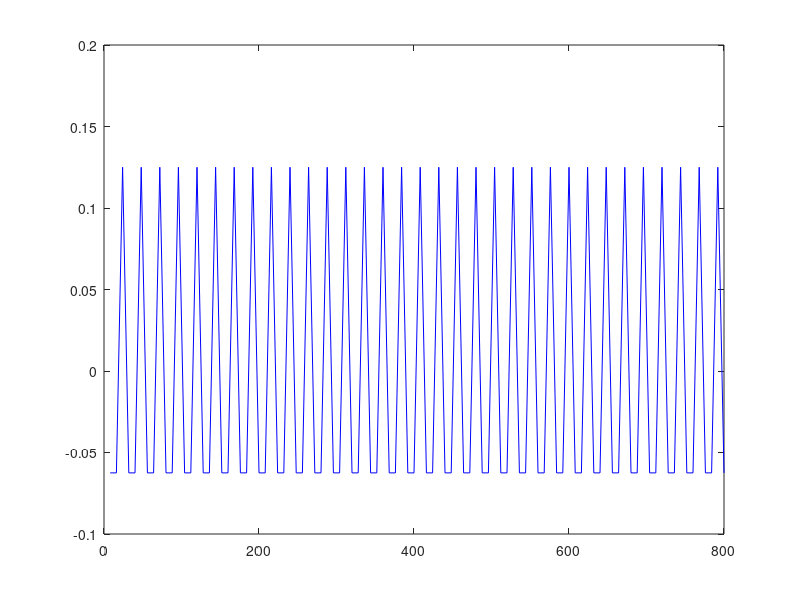

MATLAB code to generate this figure:
clc
clear all

T2 = 8;
n = 1:100;
t = n.*T2;
X3= cos((n.*T2.*pi)./12);
x_t = zeros(1, length(t));
for ii = 1:length(t)
    x_t(ii) = sum(X3.*(sinc(t(ii)-n.*T2)/T2));
end
figure()
plot(t, x_t, 'b')
